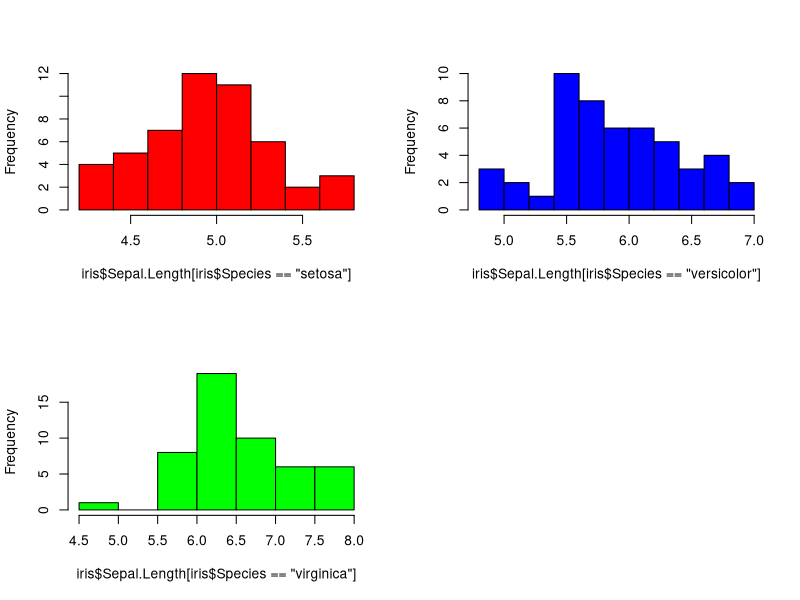
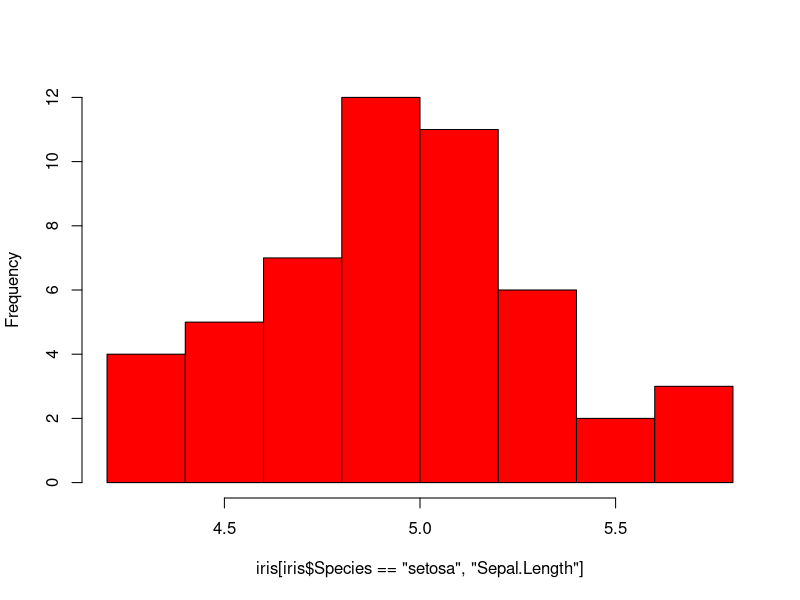
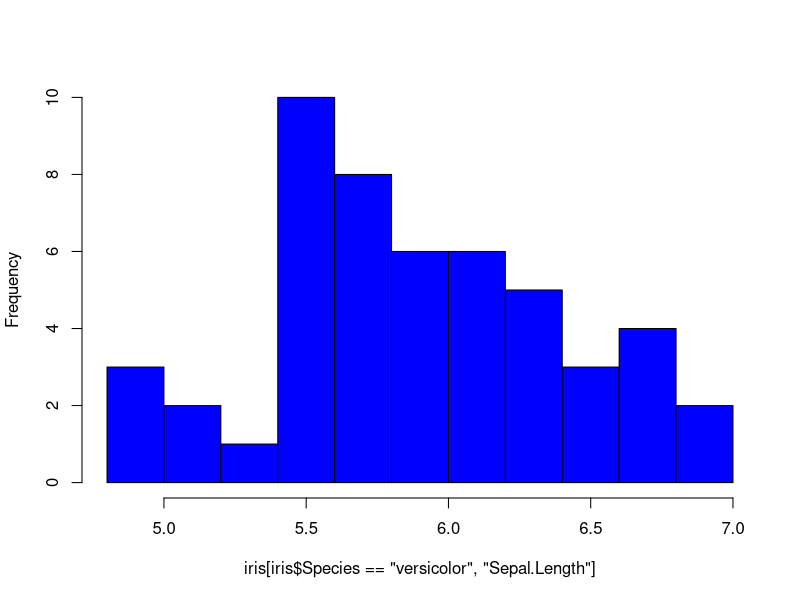
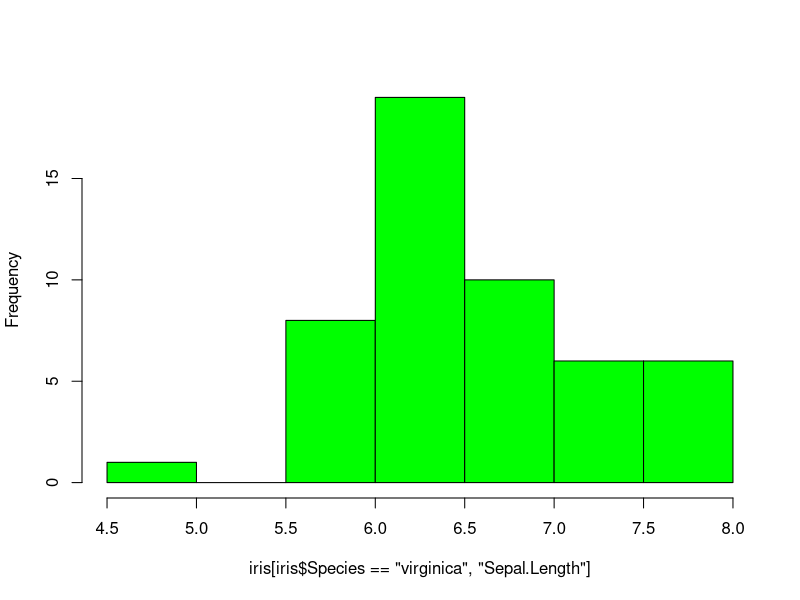
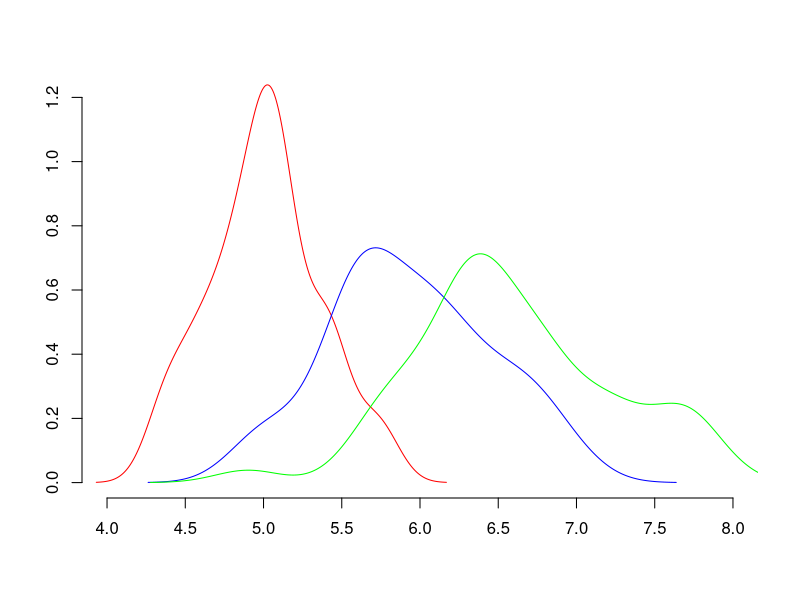
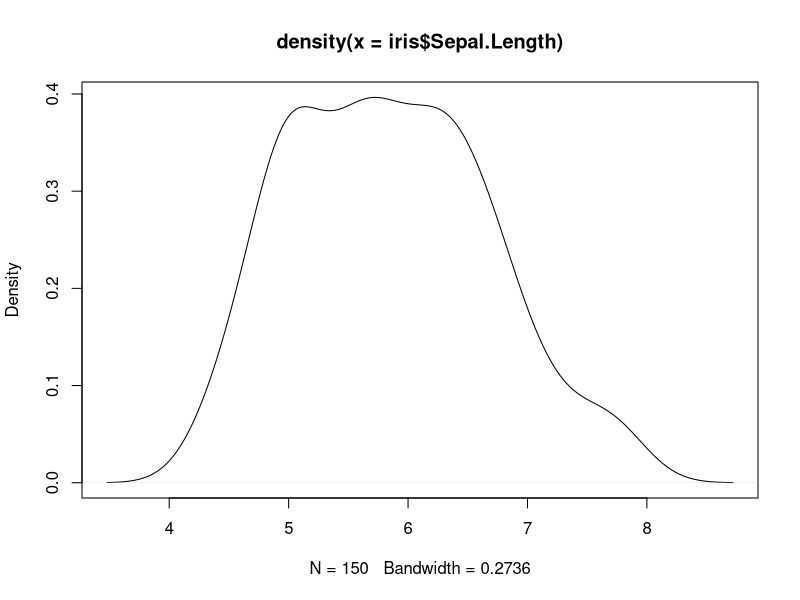

The R script that drew these images, in order:
## Statistical tests
## The iris data set gives the measurements in centimeters of the variables sepal length and width and petal length and width, respectively,
## 50 flowers from each of 3 species of iris

# Exercise 1 Use the summary() function to view some information about each column
summary(iris)

# Exercise 2 Visualise the distribution of Sepal.Length, stratified by species
# Use histogram
par(mfrow=c(2,2))
hist(iris$Sepal.Length[iris$Species=='setosa'],breaks=10,labels=FALSE,main=NULL,col='red')
hist(iris$Sepal.Length[iris$Species=='versicolor'],breaks=10,labels=FALSE,main=NULL,col='blue')
hist(iris$Sepal.Length[iris$Species=='virginica'],breaks=10,labels=FALSE,main=NULL,col='green')
par(mfrow=c(1,1))

# The following are the same as the above
hist(iris[iris$Species=='setosa','Sepal.Length'],breaks=10,labels=FALSE,main=NULL,col='red')
hist(iris[iris$Species=='versicolor','Sepal.Length'],breaks=10,labels=FALSE,main=NULL,col='blue')
hist(iris[iris$Species=='virginica','Sepal.Length'],breaks=10,labels=FALSE,main=NULL,col='green')

# Use density
par(mfrow=c(1,1))
plot.new() # To plot a new plot
range(iris$Sepal.Length) # To check the range of the Sepal.Length
plot.window(xlim=c(4,8),ylim=c(0,1.2)) # To set the x and y limit
lines(density(iris$Sepal.Length[iris$Species=='setosa']),col='red') #Use line() to add line to the plot
lines(density(iris$Sepal.Length[iris$Species=='versicolor']),col='blue')
lines(density(iris$Sepal.Length[iris$Species=='virginica']),col='green')
axis(side=1,at=seq(4,8,0.5)) # To add x-axis
axis(side=2,at=seq(0,1.2,0.2)) # To add y-axis

# Exercise 3 Is Sepal.Length length normally distributed? Overall? Within each species?
plot(density(iris$Sepal.Length))
shapiro.test(iris$Sepal.Length)
shapiro.test(iris$Sepal.Length[iris$Species=='setosa'])
shapiro.test(iris$Sepal.Length[iris$Species=='versicolor'])
shapiro.test(iris$Sepal.Length[iris$Species=='virginica'])

# Exercise 4 Is there a significant variation of Sepal.Length between the various species?
# ANOVA test
anova_iris <- aov(Sepal.Length~Species,iris)
summary(anova_iris)
# Kruskal test
kruskal_iris <- kruskal.test(Sepal.Length~Species,iris)
kruskal_iris
# Run t test between 2 groups, because the ANOVA test showed significant difference among the 3 groups
tukey_iris <- TukeyHSD(anova_iris)
View(tukey_iris$Species)
